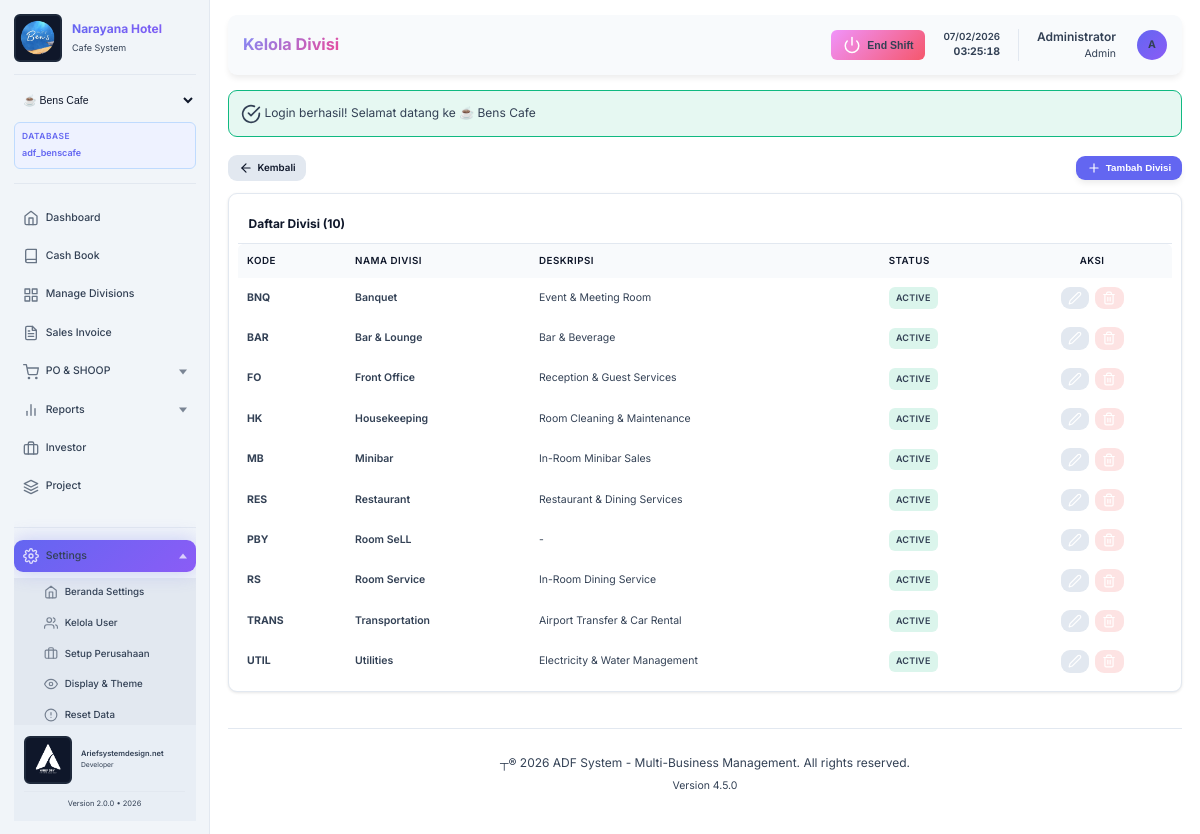
Screenshot of /adf_system/modules/settings/divisions.php (signed in) with the database file from the repository.
### tables this page shows
CREATE TABLE `settings` (
  `id` int(11) NOT NULL AUTO_INCREMENT,
  `setting_key` varchar(100) NOT NULL,
  `setting_value` longtext DEFAULT NULL,
  `setting_type` varchar(50) DEFAULT 'string',
  `description` text DEFAULT NULL,
  `created_at` timestamp NOT NULL DEFAULT current_timestamp(),
  `updated_at` timestamp NOT NULL DEFAULT current_timestamp() ON UPDATE current_timestamp(),
  PRIMARY KEY (`id`),
  UNIQUE KEY `setting_key` (`setting_key`),
  KEY `idx_key` (`setting_key`)
);

CREATE TABLE `divisions` (
  `id` int(11) NOT NULL AUTO_INCREMENT,
  `branch_id` varchar(50) NOT NULL DEFAULT 'narayana-hotel',
  `division_code` varchar(20) NOT NULL,
  `division_name` varchar(100) NOT NULL,
  `description` text DEFAULT NULL,
  `division_type` enum('income','expense','both') DEFAULT 'both',
  `is_active` tinyint(1) DEFAULT 1,
  `created_at` timestamp NOT NULL DEFAULT current_timestamp(),
  `updated_at` timestamp NOT NULL DEFAULT current_timestamp() ON UPDATE current_timestamp(),
  PRIMARY KEY (`id`),
  UNIQUE KEY `division_code` (`division_code`),
  KEY `idx_code` (`division_code`),
  KEY `idx_type` (`division_type`),
  KEY `idx_active` (`is_active`)
);

### adf_system/modules/settings/divisions.php (the view, shortened to what the rows shown need)
<?php
require_once '../../config/database.php';
$db = Database::getInstance();
$pageTitle = 'Kelola Divisi';
$divisions = $db->fetchAll("SELECT * FROM divisions ORDER BY division_name");
include '../../includes/header.php';
?>
<div style="max-width: 1200px;">
    <div class="card">
        <div class="table-responsive">
            <table class="table">
                <thead>
                    <tr>
                        <th>Kode</th>
                        <th>Nama Divisi</th>
                        <th>Deskripsi</th>
                        <th>Status</th>
                        <th style="text-align: center;">Aksi</th>
                    </tr>
                </thead>
                <tbody>
                    <?php foreach ($divisions as $div): ?>
                        <tr>
                            <td><span style="font-weight: 700; color: var(--primary-color);"><?php echo $div['division_code']; ?></span></td>
                            <td style="font-weight: 600;"><?php echo $div['division_name']; ?></td>
                            <td style="font-size: 0.875rem; color: var(--text-muted);"><?php echo $div['description'] ?: '-'; ?></td>
                            <td>
                                <span class="badge" style="background: <?php echo $div['is_active'] ? 'rgba(16, 185, 129, 0.15)' : 'rgba(148, 163, 184, 0.15)'; ?>; color: <?php echo $div['is_active'] ? 'var(--success)' : 'var(--text-muted)'; ?>;">
                                    <?php echo $div['is_active'] ? 'Active' : 'Inactive'; ?>
                                </span>
                            </td>
                            <td style="text-align: center;">
                                <div style="display: flex; gap: 0.5rem; justify-content: center;">
                                    <a href="?action=edit&id=<?php echo $div['id']; ?>" class="btn btn-sm" style="padding: 0.35rem 0.6rem; background: var(--bg-tertiary);">
                                        <i data-feather="edit-2" style="width: 14px; height: 14px;"></i>
                                    </a>
                                    <button onclick="confirmDelete(<?php echo $div['id']; ?>, '<?php echo addslashes($div['division_name']); ?>')"
                                            class="btn btn-sm" style="padding: 0.35rem 0.6rem; background: rgba(239, 68, 68, 0.15); color: var(--danger);">
                                        <i data-feather="trash-2" style="width: 14px; height: 14px;"></i>
                                    </button>
                                </div>
                            </td>
                        </tr>
                    <?php endforeach; ?>
                </tbody>
            </table>
        </div>
    </div>
</div>
<?php include '../../includes/footer.php'; ?>

### adf_system/includes/header.php (shortened to what the rows shown need)
<!DOCTYPE html>
<html lang="<?php echo $_SESSION['user_language'] ?? 'id'; ?>">
<head>
    <link rel="stylesheet" href="<?php echo BASE_URL; ?>/assets/css/style.css?v=<?php echo time(); ?>">
</head>
<?php
$userTheme = 'dark';
if (isset($_SESSION['user_id'])) {
    try {
        require_once __DIR__ . '/../config/database.php';
        $db = Database::getInstance();
        $themeResult = $db->fetchOne(
            "SELECT theme FROM user_preferences WHERE user_id = ? AND branch_id = ? LIMIT 1",
            [$_SESSION['user_id'], ACTIVE_BUSINESS_ID]
        );
        if ($themeResult && !empty($themeResult['theme'])) {
            $userTheme = $themeResult['theme'];
        } else {
            $fallbackTheme = $db->fetchOne(
                "SELECT theme FROM user_preferences WHERE user_id = ? LIMIT 1",
                [$_SESSION['user_id']]
            );
            if ($fallbackTheme && !empty($fallbackTheme['theme'])) {
                $userTheme = $fallbackTheme['theme'];
            }
        }
    } catch (Exception $e) {
        $userTheme = 'dark';
        $themeError = $e->getMessage();
    }
}
?>
<body data-theme="<?php echo htmlspecialchars($userTheme); ?>" data-business="<?php echo ACTIVE_BUSINESS_ID; ?>" data-business-type="<?php echo BUSINESS_TYPE; ?>">
    <div class="main-wrapper">
        <aside class="sidebar">
            <div class="sidebar-header">
                <?php
                $companyNameSetting = $db->fetchOne("SELECT setting_value FROM settings WHERE setting_key = 'company_name'");
                $displayCompanyName = ($companyNameSetting && $companyNameSetting['setting_value'])
                    ? $companyNameSetting['setting_value']
                    : BUSINESS_NAME;
                ?>
                <div style="display: flex; align-items: center; gap: 0.875rem;">
                    <div style="flex: 1;">
                        <h1 class="logo" style="margin: 0; font-size: 1rem;"><?php echo htmlspecialchars($displayCompanyName); ?></h1>
                        <p style="color: var(--text-muted); font-size: 0.75rem; margin: 0; margin-top: 0.25rem;"><?php echo ucfirst(BUSINESS_TYPE); ?> System</p>
                    </div>
                </div>
                        <?php
                        require_once __DIR__ . '/../config/database.php';
                        ?>
            </div>
        </aside>
        <main class="main-content">
            <div class="top-bar">
                <div>
                    <h1 class="page-title"><?php echo $pageTitle ?? 'Dashboard'; ?></h1>
                </div>
            </div>
            <div class="page-content">

### adf_system/includes/footer.php (shortened to what the rows shown need)
           </div>
           <?php
           $footerCopyrightSetting = $db->fetchOne("SELECT setting_value FROM settings WHERE setting_key = 'footer_copyright'");
           $footerCopyright = $footerCopyrightSetting['setting_value'] ?? ('© ' . APP_YEAR . ' ' . APP_NAME . '. All rights reserved.');
           $footerVersionSetting = $db->fetchOne("SELECT setting_value FROM settings WHERE setting_key = 'footer_version'");
           $footerVersion = $footerVersionSetting['setting_value'] ?? ('Version ' . APP_VERSION);
           ?>
           <footer style="margin-top: 3rem; padding: 2rem 0; border-top: 1px solid var(--bg-tertiary); text-align: center; color: var(--text-muted);">
               <p><?php echo htmlspecialchars($footerCopyright); ?></p>
               <p style="font-size: 0.875rem; margin-top: 0.5rem;"><?php echo htmlspecialchars($footerVersion); ?></p>
           </footer>
       </main>
   </div>
</body>
</html>

### rows the page displays
settings: setting_value "Narayana Hotel"
divisions: division_code "BNQ", division_name "Banquet", description "Event & Meeting Room", is_active "ACTIVE"
divisions: division_code "BAR", division_name "Bar & Lounge", description "Bar & Beverage", is_active "ACTIVE"
divisions: division_code "FO", division_name "Front Office", description "Reception & Guest Services", is_active "ACTIVE"
divisions: division_code "HK", division_name "Housekeeping", description "Room Cleaning & Maintenance", is_active "ACTIVE"
divisions: division_code "MB", division_name "Minibar", description "In-Room Minibar Sales", is_active "ACTIVE"
divisions: division_code "RES", division_name "Restaurant", description "Restaurant & Dining Services", is_active "ACTIVE"
divisions: division_code "PBY", division_name "Room SeLL", description "-", is_active "ACTIVE"
divisions: division_code "RS", division_name "Room Service", description "In-Room Dining Service", is_active "ACTIVE"
divisions: division_code "TRANS", division_name "Transportation", description "Airport Transfer & Car Rental", is_active "ACTIVE"
divisions: division_code "UTIL", division_name "Utilities", description "Electricity & Water Management", is_active "ACTIVE"
settings: setting_value "┬® 2026 ADF System - Multi-Business Management. All rights reserved."
settings: setting_value "Version 4.5.0"

### other values shown
BUSINESS_TYPE "Cafe"
$currentDb "adf_benscafe"
__('dashboard.title') "Dashboard"
__('cashbook.title') "Cash Book"
__('settings.divisions') "Manage Divisions"
__('settings.title') "Settings"
DEVELOPER_NAME "Ariefsystemdesign.net"
APP_VERSION "2.0.0"
APP_YEAR "2026"
$pageTitle "Kelola Divisi"
$_SESSION['full_name'] "Administrator"
$_SESSION['role'] "Admin"
substr($_SESSION['full_name'] ?? 'U', 0, 1) "A"
$success "Login berhasil! Selamat datang ke ☕ Bens Cafe"
count($divisions) "10"
